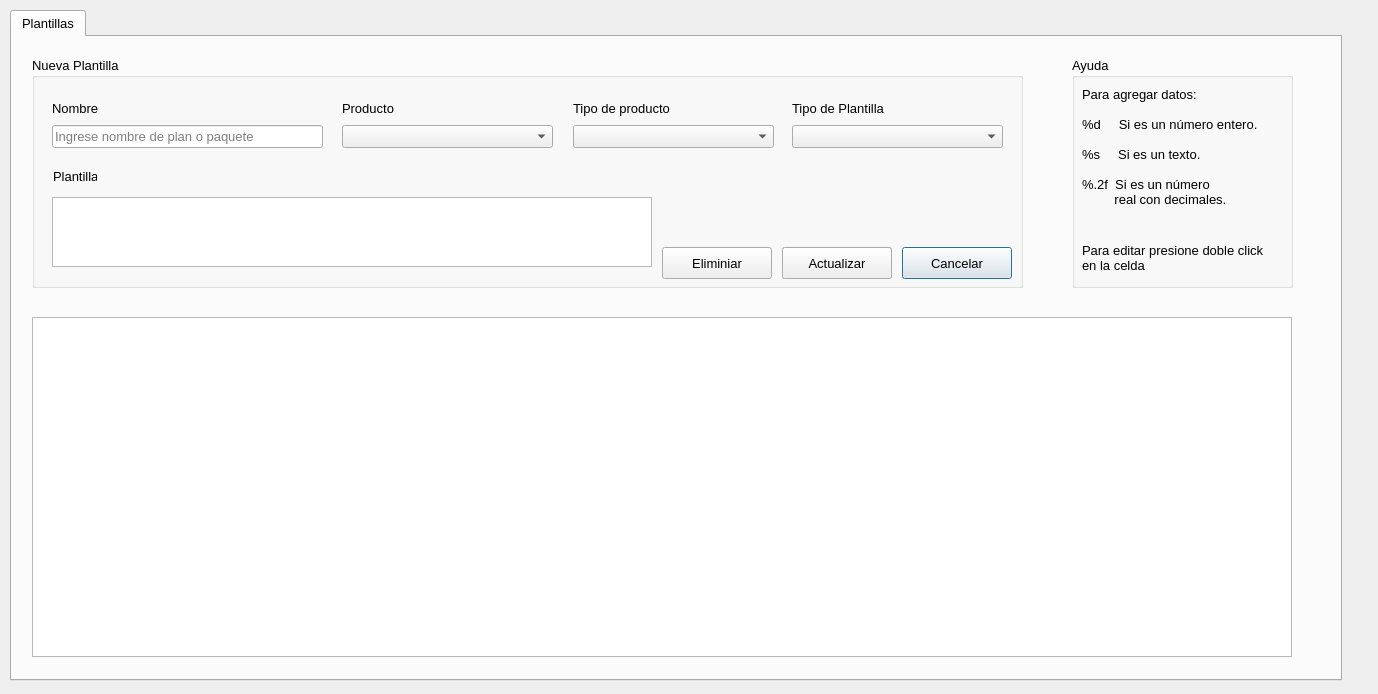
<?xml version="1.0" encoding="UTF-8"?>
<ui version="4.0">
 <class>Dialog</class>
 <widget class="QDialog" name="Dialog">
  <property name="geometry">
   <rect>
    <x>0</x>
    <y>0</y>
    <width>1378</width>
    <height>694</height>
   </rect>
  </property>
  <property name="windowTitle">
   <string>Dialog</string>
  </property>
  <widget class="QTabWidget" name="tabWidget">
   <property name="geometry">
    <rect>
     <x>10</x>
     <y>10</y>
     <width>1332</width>
     <height>671</height>
    </rect>
   </property>
   <property name="font">
    <font>
     <pointsize>10</pointsize>
    </font>
   </property>
   <property name="currentIndex">
    <number>0</number>
   </property>
   <widget class="QWidget" name="tab">
    <attribute name="icon">
     <iconset resource="../../images.qrc">
      <normaloff>:/images/images/icons/content.png</normaloff>:/images/images/icons/content.png</iconset>
    </attribute>
    <attribute name="title">
     <string>Plantillas</string>
    </attribute>
    <widget class="QGroupBox" name="groupBox_2">
     <property name="geometry">
      <rect>
       <x>20</x>
       <y>20</y>
       <width>991</width>
       <height>231</height>
      </rect>
     </property>
     <property name="title">
      <string>Nueva Plantilla</string>
     </property>
     <widget class="QPushButton" name="cancel_template">
      <property name="geometry">
       <rect>
        <x>870</x>
        <y>190</y>
        <width>110</width>
        <height>32</height>
       </rect>
      </property>
      <property name="text">
       <string>Cancelar</string>
      </property>
      <property name="icon">
       <iconset resource="../../images.qrc">
        <normaloff>:/images/images/icons/cancel.png</normaloff>:/images/images/icons/cancel.png</iconset>
      </property>
     </widget>
     <widget class="QPushButton" name="save_template">
      <property name="geometry">
       <rect>
        <x>750</x>
        <y>190</y>
        <width>110</width>
        <height>32</height>
       </rect>
      </property>
      <property name="text">
       <string>Registrar</string>
      </property>
      <property name="icon">
       <iconset resource="../../images.qrc">
        <normaloff>:/images/images/icons/save.png</normaloff>:/images/images/icons/save.png</iconset>
      </property>
     </widget>
     <widget class="QWidget" name="layoutWidget">
      <property name="geometry">
       <rect>
        <x>20</x>
        <y>40</y>
        <width>271</width>
        <height>51</height>
       </rect>
      </property>
      <layout class="QVBoxLayout" name="verticalLayout_5">
       <item>
        <widget class="QLabel" name="label_5">
         <property name="text">
          <string>Nombre</string>
         </property>
        </widget>
       </item>
       <item>
        <widget class="QLineEdit" name="template_name">
         <property name="placeholderText">
          <string>Ingrese nombre de plan o paquete</string>
         </property>
         <property name="clearButtonEnabled">
          <bool>true</bool>
         </property>
        </widget>
       </item>
      </layout>
     </widget>
     <widget class="QWidget" name="layoutWidget_3">
      <property name="geometry">
       <rect>
        <x>760</x>
        <y>40</y>
        <width>211</width>
        <height>51</height>
       </rect>
      </property>
      <layout class="QVBoxLayout" name="verticalLayout_11">
       <item>
        <widget class="QLabel" name="label_11">
         <property name="text">
          <string>Tipo de Plantilla</string>
         </property>
        </widget>
       </item>
       <item>
        <widget class="QComboBox" name="type_template"/>
       </item>
      </layout>
     </widget>
     <widget class="QTextEdit" name="template_txt">
      <property name="geometry">
       <rect>
        <x>20</x>
        <y>140</y>
        <width>600</width>
        <height>70</height>
       </rect>
      </property>
     </widget>
     <widget class="QLabel" name="label">
      <property name="geometry">
       <rect>
        <x>21</x>
        <y>111</y>
        <width>44</width>
        <height>16</height>
       </rect>
      </property>
      <property name="text">
       <string>Plantilla</string>
      </property>
     </widget>
     <widget class="QWidget" name="layoutWidget_4">
      <property name="geometry">
       <rect>
        <x>310</x>
        <y>40</y>
        <width>211</width>
        <height>51</height>
       </rect>
      </property>
      <layout class="QVBoxLayout" name="verticalLayout_10">
       <item>
        <widget class="QLabel" name="label_10">
         <property name="text">
          <string>Producto</string>
         </property>
        </widget>
       </item>
       <item>
        <widget class="QComboBox" name="products"/>
       </item>
      </layout>
     </widget>
     <widget class="QWidget" name="layoutWidget">
      <property name="geometry">
       <rect>
        <x>541</x>
        <y>41</y>
        <width>201</width>
        <height>50</height>
       </rect>
      </property>
      <layout class="QVBoxLayout" name="verticalLayout">
       <item>
        <widget class="QLabel" name="label_9">
         <property name="text">
          <string>Tipo de producto</string>
         </property>
        </widget>
       </item>
       <item>
        <layout class="QHBoxLayout" name="horizontalLayout">
         <item>
          <widget class="QComboBox" name="plans_package"/>
         </item>
        </layout>
       </item>
      </layout>
     </widget>
     <widget class="QPushButton" name="update_template">
      <property name="geometry">
       <rect>
        <x>750</x>
        <y>190</y>
        <width>110</width>
        <height>32</height>
       </rect>
      </property>
      <property name="text">
       <string>Actualizar</string>
      </property>
      <property name="icon">
       <iconset resource="../../images.qrc">
        <normaloff>:/images/images/icons/save.png</normaloff>:/images/images/icons/save.png</iconset>
      </property>
     </widget>
     <widget class="QPushButton" name="delete_template">
      <property name="geometry">
       <rect>
        <x>630</x>
        <y>190</y>
        <width>110</width>
        <height>32</height>
       </rect>
      </property>
      <property name="text">
       <string>Eliminiar</string>
      </property>
      <property name="icon">
       <iconset resource="../../images.qrc">
        <normaloff>:/images/images/icons/delete.png</normaloff>:/images/images/icons/delete.png</iconset>
      </property>
     </widget>
    </widget>
    <widget class="QTableView" name="tbl_templates">
     <property name="geometry">
      <rect>
       <x>20</x>
       <y>280</y>
       <width>1260</width>
       <height>340</height>
      </rect>
     </property>
    </widget>
    <widget class="QGroupBox" name="groupBox">
     <property name="geometry">
      <rect>
       <x>1060</x>
       <y>20</y>
       <width>221</width>
       <height>231</height>
      </rect>
     </property>
     <property name="title">
      <string>Ayuda</string>
     </property>
     <widget class="QLabel" name="label_2">
      <property name="geometry">
       <rect>
        <x>10</x>
        <y>30</y>
        <width>191</width>
        <height>141</height>
       </rect>
      </property>
      <property name="layoutDirection">
       <enum>Qt::LeftToRight</enum>
      </property>
      <property name="text">
       <string>Para agregar datos:

%d     Si es un número entero.

%s     Si es un texto.

%.2f  Si es un número 
         real con decimales.
</string>
      </property>
      <property name="textFormat">
       <enum>Qt::AutoText</enum>
      </property>
      <property name="scaledContents">
       <bool>true</bool>
      </property>
      <property name="alignment">
       <set>Qt::AlignJustify|Qt::AlignTop</set>
      </property>
      <property name="indent">
       <number>-2</number>
      </property>
     </widget>
     <widget class="QLabel" name="label_3">
      <property name="geometry">
       <rect>
        <x>10</x>
        <y>180</y>
        <width>191</width>
        <height>41</height>
       </rect>
      </property>
      <property name="text">
       <string>Para editar presione doble click 
en la celda</string>
      </property>
     </widget>
    </widget>
   </widget>
  </widget>
 </widget>
 <resources>
  <include location="../../images.qrc"/>
 </resources>
 <connections/>
</ui>
